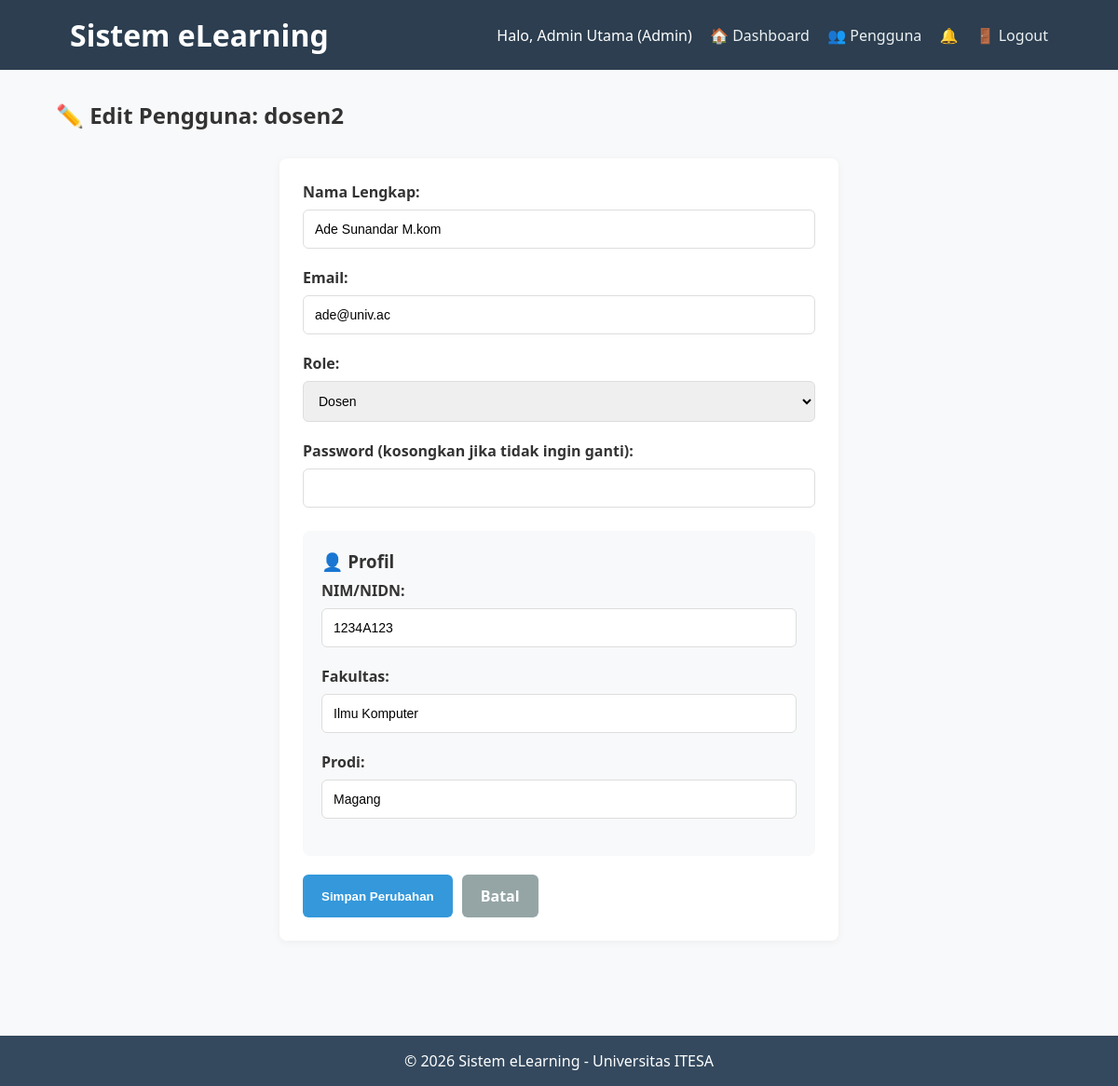
Before: /admin/edit_user.php?id=4 (signed in) with the older database file.
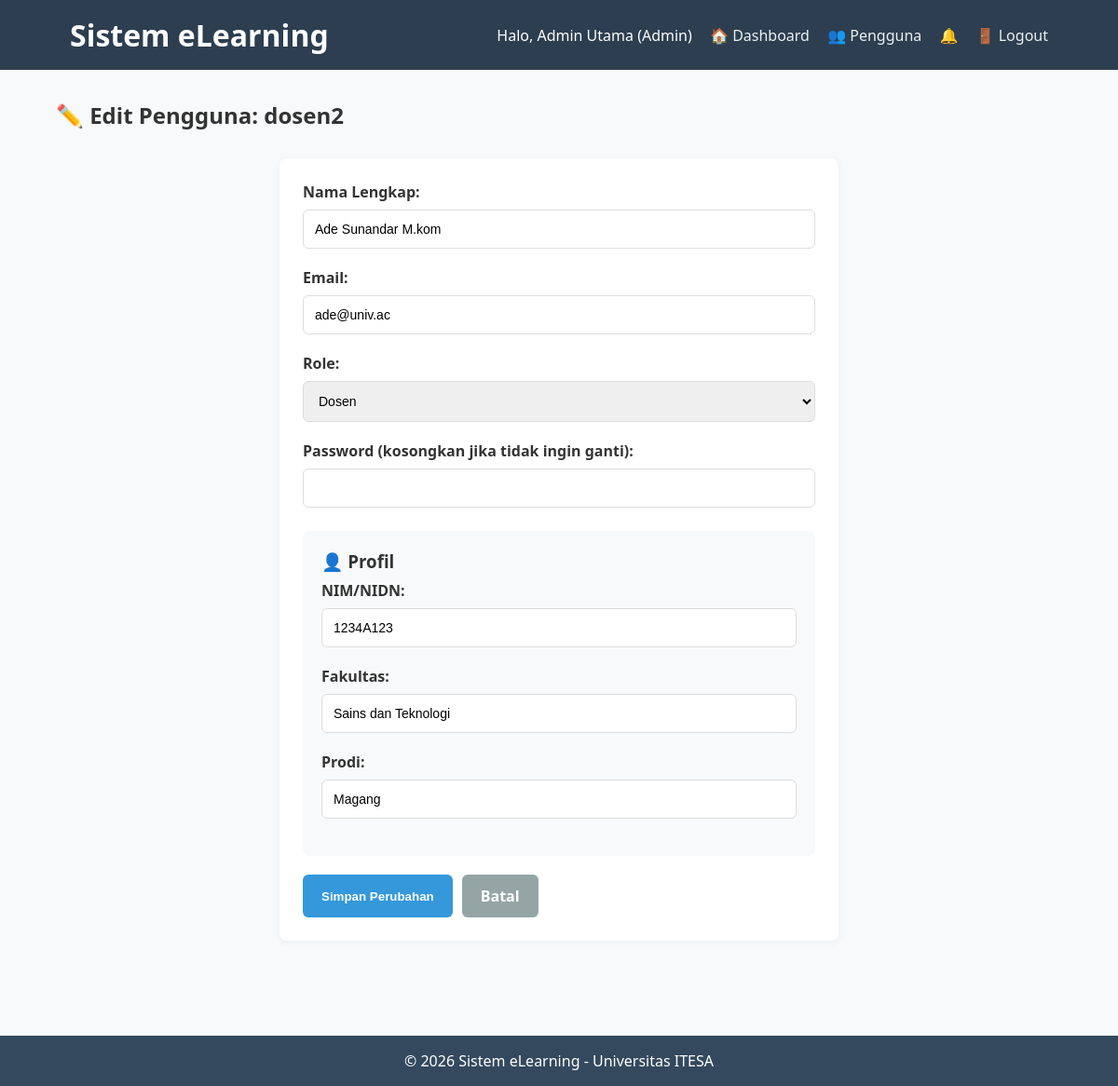
After: the same page with the newer database file.
### tables this page shows
CREATE TABLE `profiles` (
  `id_user` int(11) NOT NULL,
  `nim_nidn` varchar(20) DEFAULT NULL,
  `foto` varchar(255) DEFAULT NULL,
  `alamat` text DEFAULT NULL,
  `fakultas` varchar(100) DEFAULT NULL,
  `prodi` varchar(100) DEFAULT NULL
);

### admin/edit_user.php (the view, shortened to what this page needs)
<?php
require_once '../includes/header.php';
$user_id = $_GET['id'] ?? 0;
$stmt = $pdo->prepare("SELECT * FROM users WHERE id = ?");
$stmt->execute([$user_id]);
$user = $stmt->fetch();
$profile_stmt = $pdo->prepare("SELECT * FROM profiles WHERE id_user = ?");
$profile_stmt->execute([$user_id]);
$profile = $profile_stmt->fetch();
?>
<link rel="stylesheet" href="/elearning/assets/css/form.css">
<h2>✏️ Edit Pengguna: <?= htmlspecialchars($user['username']) ?></h2>
<div class="form-container">
    <form method="post" id="edit-user-form">
        <div class="form-group">
            <label class="form-label">Nama Lengkap:</label>
            <input type="text" name="nama_lengkap" value="<?= htmlspecialchars($user['nama_lengkap']) ?>" class="form-input" required>
        </div>
        <div class="form-group">
            <label class="form-label">Email:</label>
            <input type="email" name="email" value="<?= htmlspecialchars($user['email']) ?>" class="form-input" required>
        </div>
        <div class="form-group">
            <label class="form-label">Role:</label>
            <select name="role" class="form-select" required onchange="toggleProfilFields(this.value)">
                <option value="dosen" <?= $user['role'] == 'dosen' ? 'selected' : '' ?>>Dosen</option>
            </select>
        </div>
        <div class="form-group">
            <label class="form-label">Password (kosongkan jika tidak ingin ganti):</label>
            <input type="password" name="password" class="form-input">
        </div>
        <div id="profil-fields" style="<?= ($user['role'] == 'dosen' || $user['role'] == 'mahasiswa') ? 'display:block;' : 'display:none;' ?> margin-top:25px; padding:20px; background:#f8f9fa; border-radius:8px;">
            <h3 class="form-label" style="margin-top:0;">👤 Profil</h3>
            <div class="form-group">
                <label class="form-label">NIM/NIDN:</label>
                <input type="text" name="nim_nidn" value="<?= htmlspecialchars($profile['nim_nidn'] ?? '') ?>" class="form-input">
            </div>
            <div class="form-group">
                <label class="form-label">Fakultas:</label>
                <input type="text" name="fakultas" value="<?= htmlspecialchars($profile['fakultas'] ?? '') ?>" class="form-input">
            </div>
            <div class="form-group">
                <label class="form-label">Prodi:</label>
                <input type="text" name="prodi" value="<?= htmlspecialchars($profile['prodi'] ?? '') ?>" class="form-input">
            </div>
        </div>
        <div class="form-btns">
            <button type="submit" class="btn btn-primary">Simpan Perubahan</button>
            <a href="manage_users.php" class="btn btn-secondary">Batal</a>
        </div>
    </form>
</div>
<?php include '../includes/footer.php'; ?>

Changed rows visible on the page:
changed profiles "Magang": fakultas "Ilmu Komputer" → "Sains dan Teknologi"
